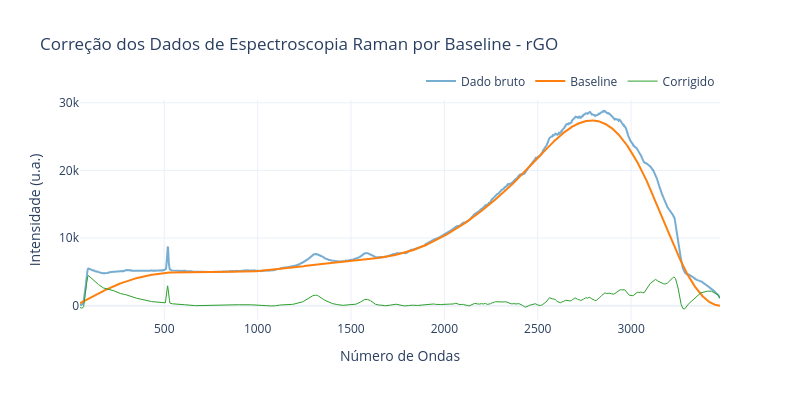

Notebook source saved alongside this figure:
### Markdown cell above
# *Baseline* - rGO

### Code cell
x, y, baseline = baseline_als('rGO_MMV.txt', lam=1e6, p=0.01, n_iter=10)
y_smooth = savgol_filter(y, window_length=11, polyorder=3)
y_corr = y_smooth - baseline

# Matplotlib
plt.figure(figsize=(6.3, 4.2), dpi=300)
plt.plot(x, y, label='Dado bruto', alpha=0.6)
plt.plot(x, baseline, label='Baseline', linewidth=2)
plt.plot(x, y_corr, label='Corrigido', linewidth=1)
plt.title('Correção dos Dados de Espectroscopia Raman por Baseline - rGO')
plt.legend()
plt.xlabel('Número de Ondas')
plt.ylabel('Intensidade (u.a.)')
plt.tight_layout()
plt.show()

# Plotly
fig = go.Figure()

fig.add_trace(go.Scatter(
    x=x, y=y,
    mode='lines',
    name='Dado bruto',
    opacity=0.6,
    line=dict(color='#1f77b4')
))

fig.add_trace(go.Scatter(
    x=x, y=baseline,
    mode='lines',
    name='Baseline',
    line=dict(color='#ff7f0e', width=2)
))

fig.add_trace(go.Scatter(
    x=x, y=y_corr,
    mode='lines',
    name='Corrigido',
    line=dict(color='#2ca02c', width=1)
))

fig.update_layout(
    title='Correção dos Dados de Espectroscopia Raman por Baseline - rGO',
    xaxis_title='Número de Ondas',
    yaxis_title='Intensidade (u.a.)',
    template='plotly_white',
    width=800,
    height=400,
    legend=dict(
        title='',
        orientation='h',
        yanchor='bottom',
        y=1.02,
        xanchor='right',
        x=1
    )
)

fig.show()

### Figure 1 — Plotly figure (JSON) as saved in the notebook; plotly's stock layout.template omitted (floating-point values rounded to 4 significant figures; data arrays with more than 128 entries replaced by an {"elided": "..."} marker saying what was removed)
{"data": [{"line": {"color": "#1f77b4"}, "mode": "lines", "name": "Dado bruto", "opacity": 0.6, "type": "scatter", "x": {"elided": "2048 float values"}, "y": {"elided": "2048 float values"}}, {"line": {"color": "#ff7f0e", "width": 2}, "mode": "lines", "name": "Baseline", "type": "scatter", "x": {"elided": "2048 float values"}, "y": {"elided": "2048 float values"}}, {"line": {"color": "#2ca02c", "width": 1}, "mode": "lines", "name": "Corrigido", "type": "scatter", "x": {"elided": "2048 float values"}, "y": {"elided": "2048 float values"}}], "layout": {"height": 400, "legend": {"orientation": "h", "title": {"text": ""}, "x": 1, "xanchor": "right", "y": 1.02, "yanchor": "bottom"}, "title": {"text": "Correção dos Dados de Espectroscopia Raman por Baseline - rGO"}, "width": 800, "xaxis": {"title": {"text": "Número de Ondas"}}, "yaxis": {"title": {"text": "Intensidade (u.a.)"}}}}
